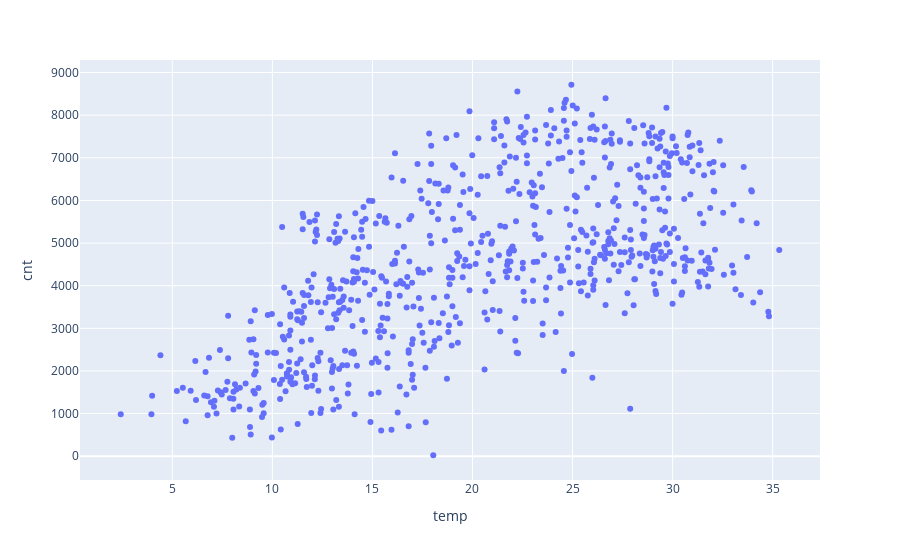
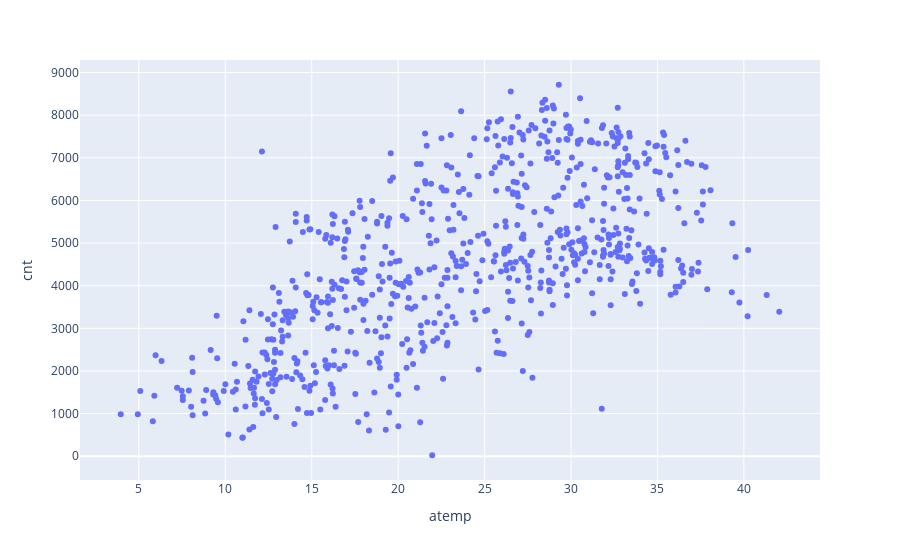
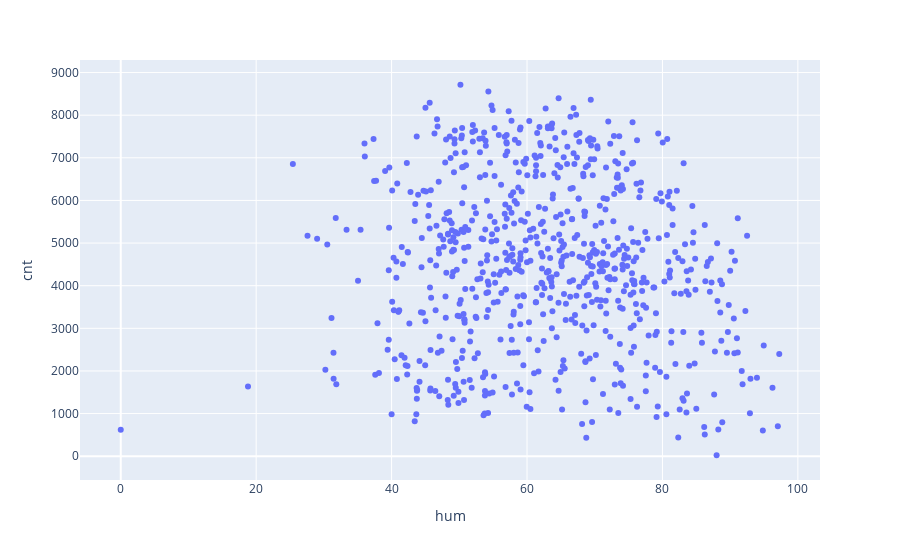
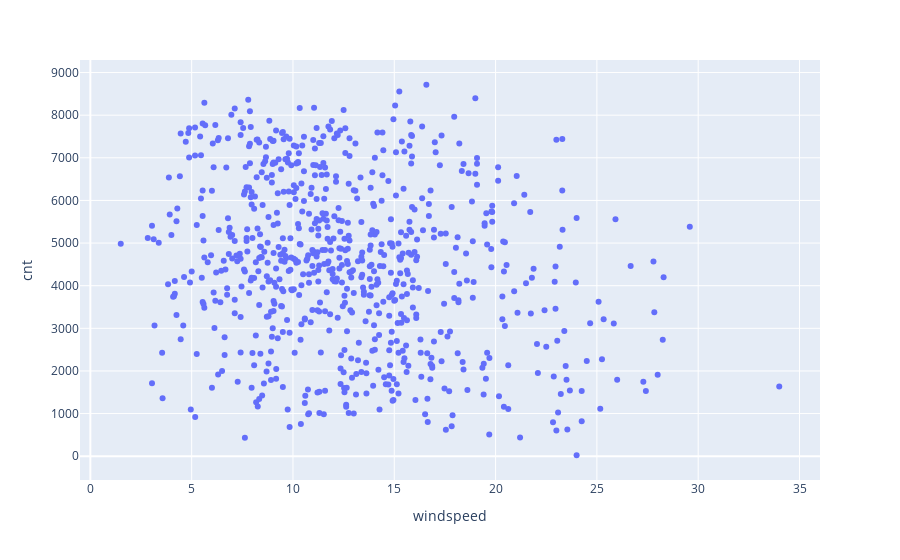

Notebook source saved alongside these figures, in order:
### Markdown cell above
### Insights
- There are some outliers in input variables(humidity and windspeed)<br>
- There are no outliers in the target variable(cnt)<br>

`However we cannot remove outliers based on only input data, we have to check its effect on target variable and remove the outliers`

### Code cell
#May not be visible in some notebooks if plotly is not installed
try:
    import plotly.express as px
    for feature in numeric_features:
        if feature!="cnt":
            fig = px.scatter(data, x=feature, y="cnt")
            fig.show()
except:
    print("Plotly is not installed in your system")

### Figure 1 — Plotly figure (JSON) as saved in the notebook; plotly's stock layout.template omitted (floating-point values rounded to 4 significant figures; data arrays with more than 128 entries replaced by an {"elided": "..."} marker saying what was removed)
{"data": [{"hovertemplate": "temp=%{x}<br>cnt=%{y}<extra></extra>", "legendgroup": "", "marker": {"color": "#636efa", "symbol": "circle"}, "mode": "markers", "name": "", "orientation": "v", "showlegend": false, "type": "scatter", "x": {"elided": "730 float values"}, "xaxis": "x", "y": {"elided": "730 int values"}, "yaxis": "y"}], "layout": {"legend": {"tracegroupgap": 0}, "margin": {"t": 60}, "xaxis": {"anchor": "y", "domain": [0, 1], "title": {"text": "temp"}}, "yaxis": {"anchor": "x", "domain": [0, 1], "title": {"text": "cnt"}}}}

### Figure 2 — Plotly figure (JSON) as saved in the notebook; plotly's stock layout.template omitted (floating-point values rounded to 4 significant figures; data arrays with more than 128 entries replaced by an {"elided": "..."} marker saying what was removed)
{"data": [{"hovertemplate": "atemp=%{x}<br>cnt=%{y}<extra></extra>", "legendgroup": "", "marker": {"color": "#636efa", "symbol": "circle"}, "mode": "markers", "name": "", "orientation": "v", "showlegend": false, "type": "scatter", "x": {"elided": "730 float values"}, "xaxis": "x", "y": {"elided": "730 int values"}, "yaxis": "y"}], "layout": {"legend": {"tracegroupgap": 0}, "margin": {"t": 60}, "xaxis": {"anchor": "y", "domain": [0, 1], "title": {"text": "atemp"}}, "yaxis": {"anchor": "x", "domain": [0, 1], "title": {"text": "cnt"}}}}

### Figure 3 — Plotly figure (JSON) as saved in the notebook; plotly's stock layout.template omitted (floating-point values rounded to 4 significant figures; data arrays with more than 128 entries replaced by an {"elided": "..."} marker saying what was removed)
{"data": [{"hovertemplate": "hum=%{x}<br>cnt=%{y}<extra></extra>", "legendgroup": "", "marker": {"color": "#636efa", "symbol": "circle"}, "mode": "markers", "name": "", "orientation": "v", "showlegend": false, "type": "scatter", "x": {"elided": "730 float values"}, "xaxis": "x", "y": {"elided": "730 int values"}, "yaxis": "y"}], "layout": {"legend": {"tracegroupgap": 0}, "margin": {"t": 60}, "xaxis": {"anchor": "y", "domain": [0, 1], "title": {"text": "hum"}}, "yaxis": {"anchor": "x", "domain": [0, 1], "title": {"text": "cnt"}}}}

### Figure 4 — Plotly figure (JSON) as saved in the notebook; plotly's stock layout.template omitted (floating-point values rounded to 4 significant figures; data arrays with more than 128 entries replaced by an {"elided": "..."} marker saying what was removed)
{"data": [{"hovertemplate": "windspeed=%{x}<br>cnt=%{y}<extra></extra>", "legendgroup": "", "marker": {"color": "#636efa", "symbol": "circle"}, "mode": "markers", "name": "", "orientation": "v", "showlegend": false, "type": "scatter", "x": {"elided": "730 float values"}, "xaxis": "x", "y": {"elided": "730 int values"}, "yaxis": "y"}], "layout": {"legend": {"tracegroupgap": 0}, "margin": {"t": 60}, "xaxis": {"anchor": "y", "domain": [0, 1], "title": {"text": "windspeed"}}, "yaxis": {"anchor": "x", "domain": [0, 1], "title": {"text": "cnt"}}}}
